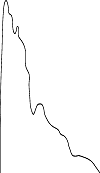
#> input picture velocity.png, 100 x 173 px
$ jupyter execute --allow-errors from_png_velocity_approximation.ipynb
#> lines starting #> are read from the running program, lines starting #| are printed output that depends on the picture; after the words box and inside, x2 and y2 are one past the last pixel; in counts of white or black regions, pixels touching at a corner belong together
[cell 1]
import numpy as np
#import scipy as sp
import matplotlib.pyplot as plt
from scipy import misc

[cell 2]
from PIL import Image
from numpy import*
from pprint import pprint

temp=Image.open('velocity.png')
#> temp is the input picture: PIL image 100x173 RGBA; mean R, G, B, A 250.5, 250.5, 250.5, 255

temp=temp.convert('1')      # Convert to black&white
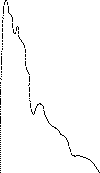
#> temp: PIL image 100x173 1; 98.1% white; black in thin lines or dots

A = array(temp)             # Creates an array, white pixels==True and black pixels==False

new_A=empty((A.shape[0],A.shape[1]),None)    #New array with same size as A

for i in range(len(A)):
    for j in range(len(A[i])):
        if A[i][j]==False:
            new_A[i][j]=1
        else:
            new_A[i][j]=0
#> new_A: shape (173, 100) float64; values 0 (black) and 1 (white), 1.9% white in thin lines or dots

pprint(new_A)
#> (printed output is left out)
new_A.dtype

#> (the rest of this cell did not finish here and is left out)


$ run again, with test1.png copied over velocity.png
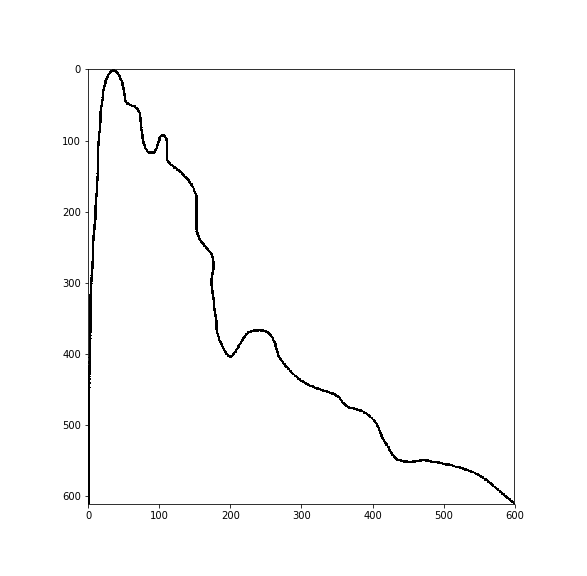
#> input picture test1.png, 587 x 576 px
#> temp is the input picture: PIL image 587x576 RGBA; mean R, G, B, A 251.4, 251.4, 251.4, 255
#> temp: PIL image 587x576 1; 98.5% white; black in thin lines or dots, all inside (x1, y1, x2, y2) = (63, 65, 523, 519)
#> after the loop `for i in range(len(A)):`:
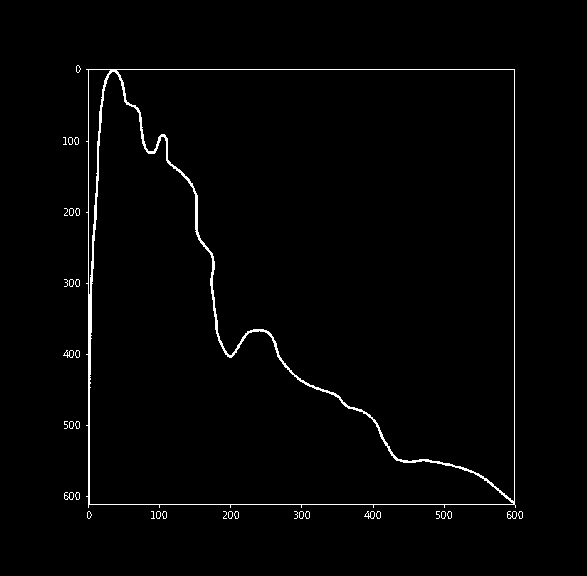
#> new_A: shape (576, 587) float64; values 0 (black) and 1 (white), 1.5% white in thin lines or dots, all inside (x1, y1, x2, y2) = (63, 65, 523, 519)
#> (printed output is left out)
